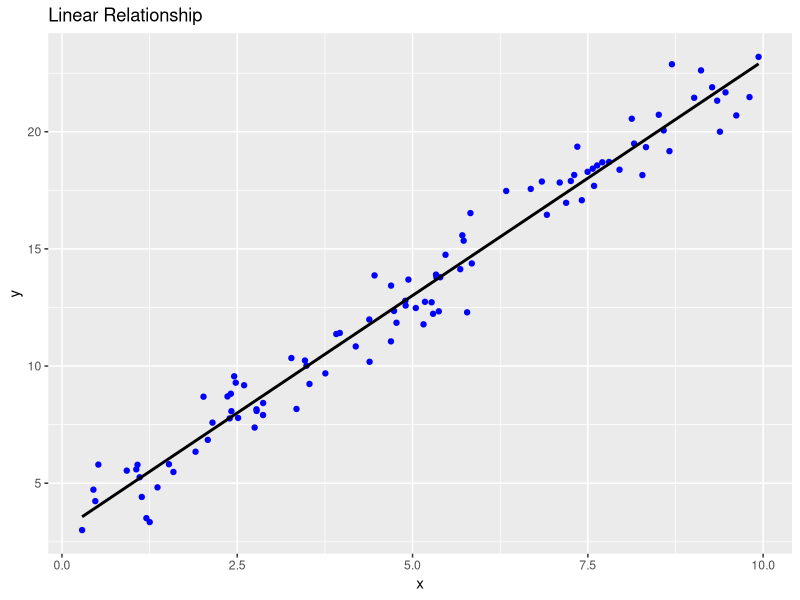
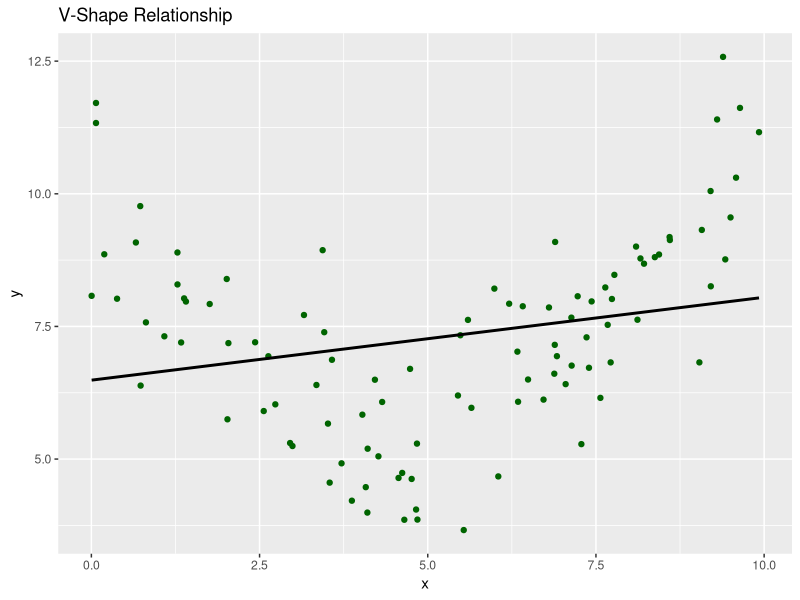
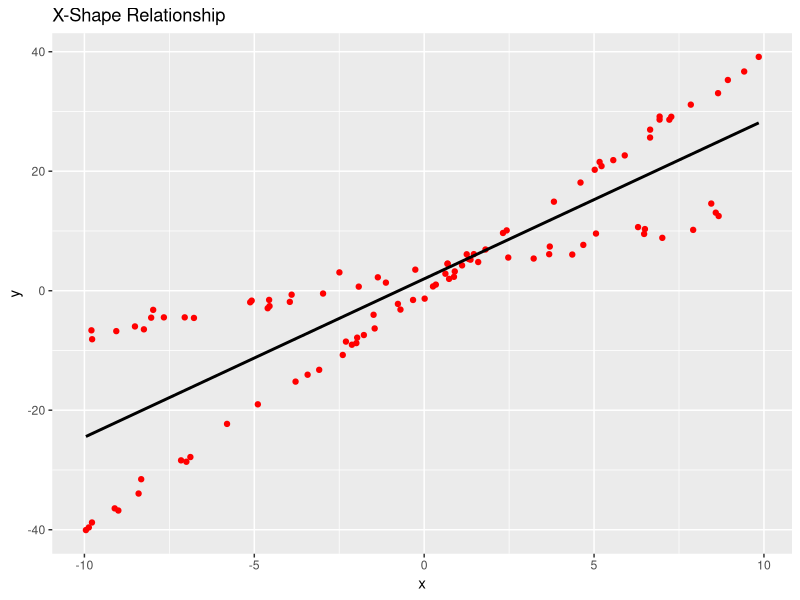
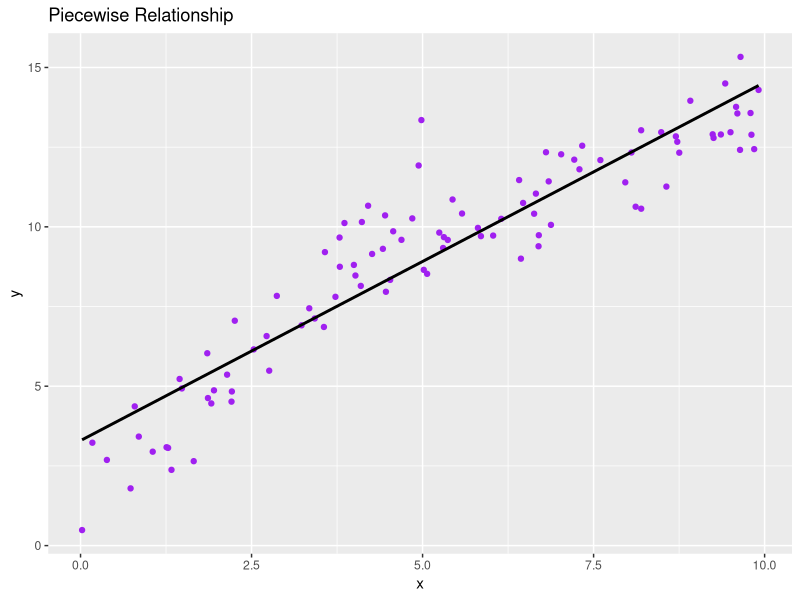

Recreate these plots in R, in order.
#Visualizations on Synthetic Dataset

install.packages("ggplot2")
library(ggplot2)

# Function to generate data
generate_data = function(n, relation, params) {
  x = runif(n, min=params$x_min, max=params$x_max)
  epsilon = rnorm(n, mean=0, sd=1)
  
  if (relation == "linear") {
    y = params$a * x + params$b + epsilon
  } else if (relation == "vshape") {
    y = params$a * abs(x - params$x0) + params$b + epsilon
  } else if (relation == "xshape") {
    y = ifelse(runif(n) <= 0.5, params$a1 * x + params$b1 + epsilon, 
                params$a2 * x + params$b2 + epsilon)
  } else if (relation == "piecewise") {
    y = ifelse(x <= params$x0, params$a1 * x + params$b1 + epsilon, 
                params$a2 * x + params$b2 + epsilon)
  } else {
    stop("Invalid relation type")
  }
  
  return(data.frame(x=x, y=y))
}

# Setting arbitrary parameters for each relationship type
linear_params = list(x_min=0, x_max=10, a=2, b=3)
vshape_params = list(x_min=0, x_max=10, a=1, b=5, x0=4.5)
xshape_params = list(x_min=-10, x_max=10, a1=1, b1=3, a2=4, b2=0)
piecewise_params = list(x_min=0, x_max=10, a1=2, b1=1, a2=1, b2=4, x0=5)

# Generating data for each relationship
linear_data = generate_data(100, "linear", linear_params)
vshape_data = generate_data(100, "vshape", vshape_params)
xshape_data = generate_data(100, "xshape", xshape_params)
piecewise_data = generate_data(100, "piecewise", piecewise_params)

# Creating visualizations for each dataset with least squares regression lines

ggplot(linear_data, aes(x, y)) +
  geom_point(color="blue") +
  geom_smooth(method="lm", se=FALSE, color="black") +
  labs(title="Linear Relationship", x="x", y="y") 

ggplot(vshape_data, aes(x, y)) +
  geom_point(color="darkgreen") +
  geom_smooth(method="lm", se=FALSE, color="black") +
  labs(title="V-Shape Relationship", x="x", y="y") 

ggplot(xshape_data, aes(x, y)) +
  geom_point(color="red") +
  geom_smooth(method="lm", se=FALSE, color="black") +
  labs(title="X-Shape Relationship", x="x", y="y") 

ggplot(piecewise_data, aes(x, y)) +
  geom_point(color="purple") +
  geom_smooth(method="lm", se=FALSE, color="black") +
  labs(title="Piecewise Relationship", x="x", y="y") 











